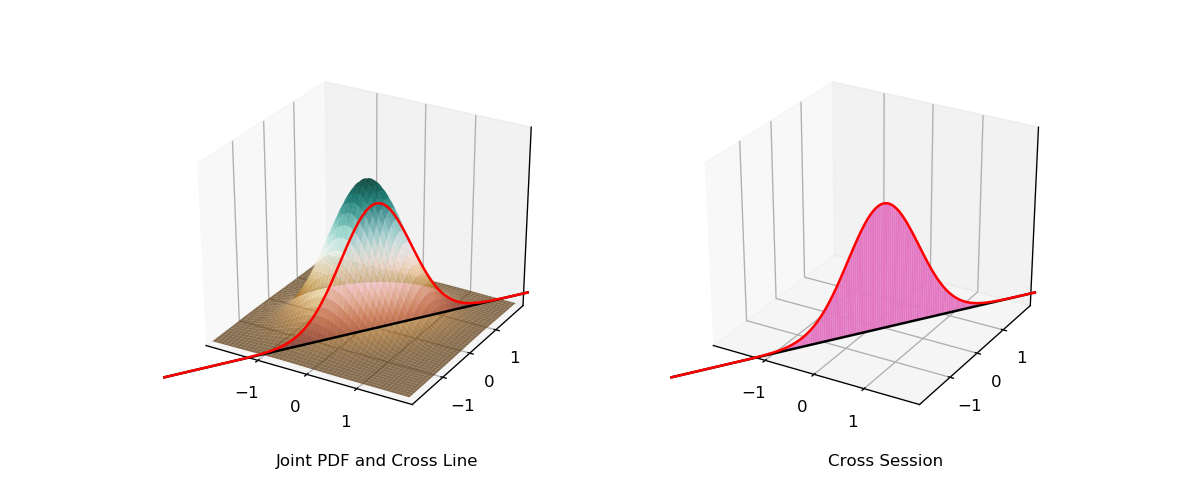

The script that saved this image:
import numpy as np
import matplotlib.pyplot as plt
from matplotlib import cm
from mpl_toolkits.mplot3d import axes3d
from mpl_toolkits.mplot3d.art3d import Poly3DCollection, Line3DCollection

def get_XYZ_Points(line, surface):
    lineX = np.arange(-limit, limit, .02)
    lineY = line(lineX)
    z = surface(lineX, lineY)
    return lineX, lineY, z


def cross_Section(line, surface, ax):
    lineX, lineY, z = get_XYZ_Points(line, surface)

    poly3DSize = np.size(lineX)
    poly3d = np.zeros((poly3DSize, 4, 3))
    for itr in np.arange(poly3DSize-1):
        poly3d[itr,:,:] = [[lineX[itr],   lineY[itr],   0        ],
                           [lineX[itr+1], lineY[itr+1], 0        ],
                           [lineX[itr+1], lineY[itr+1], z[itr+1] ],
                           [lineX[itr],   lineY[itr],   z[itr]   ]]
    ax.add_collection3d(Poly3DCollection(poly3d, facecolors='C6', linewidths=1, alpha=.5))
    ax.add_collection3d(Line3DCollection(poly3d, colors='C6', linewidths=.2))

limit = 2

fig = plt.figure(figsize=(10, 4), dpi=120)
ax1 = fig.add_subplot(1, 2, 1, projection='3d')
ax2 = fig.add_subplot(1, 2, 2, projection='3d')
ax1.set_xlim(-limit, limit)
ax1.set_ylim(-limit, limit)
ax1.set_zlim(0, .2)
ax2.set_xlim(-limit, limit)
ax2.set_ylim(-limit, limit)
ax2.set_zlim(0, .2)

ax1.xaxis.set_ticks([-1, 0, 1])
ax1.yaxis.set_ticks([-1, 0, 1])
ax1.zaxis.set_ticks([])
ax2.xaxis.set_ticks([-1, 0, 1])
ax2.yaxis.set_ticks([-1, 0, 1])
ax2.zaxis.set_ticks([])

sigmaX = 1
sigmaY = 1
expectX = 0
expectY = 0
rho = .3
c = 1.0/(2*np.pi*sigmaX*sigmaY*np.sqrt(1-rho**2))
q = lambda u, v: 1.0/2*np.pi*(1-rho**2)*(v**2-2*rho*u*v+u**2)
pdfGaussian = lambda x, y: c*np.exp(-q(1.0*(x-expectX)/sigmaX, 1.0*(y-expectY)/sigmaY))

x = np.arange(-limit, limit, .02)
y = np.arange(-limit, limit, .02)
X, Y = np.meshgrid(x, y)
ZPDF = pdfGaussian(X, Y)

a = -1.5
b = 1
z = -.5
line = lambda x: 1.0*(z-a*x)/b

lineX, lineY, lineZ = get_XYZ_Points(line, pdfGaussian)
ax1.plot_surface(X, Y, ZPDF, cmap=cm.BrBG, alpha=.7)
ax1.plot3D(lineX, lineY, np.full(lineX.shape, 0), color='k')
ax1.plot3D(lineX, lineY, lineZ, color='r')
cross_Section(line, pdfGaussian, ax1)

ax2.plot3D(lineX, lineY, np.full(lineX.shape, 0), color='k')
ax2.plot3D(lineX, lineY, lineZ, color='r')
cross_Section(line, pdfGaussian, ax2)

fig.text(.23, .03, "Joint PDF and Cross Line")
fig.text(.69, .03, "Cross Session")

fig.savefig("Gaussian3D.png", format='png')
plt.show()
